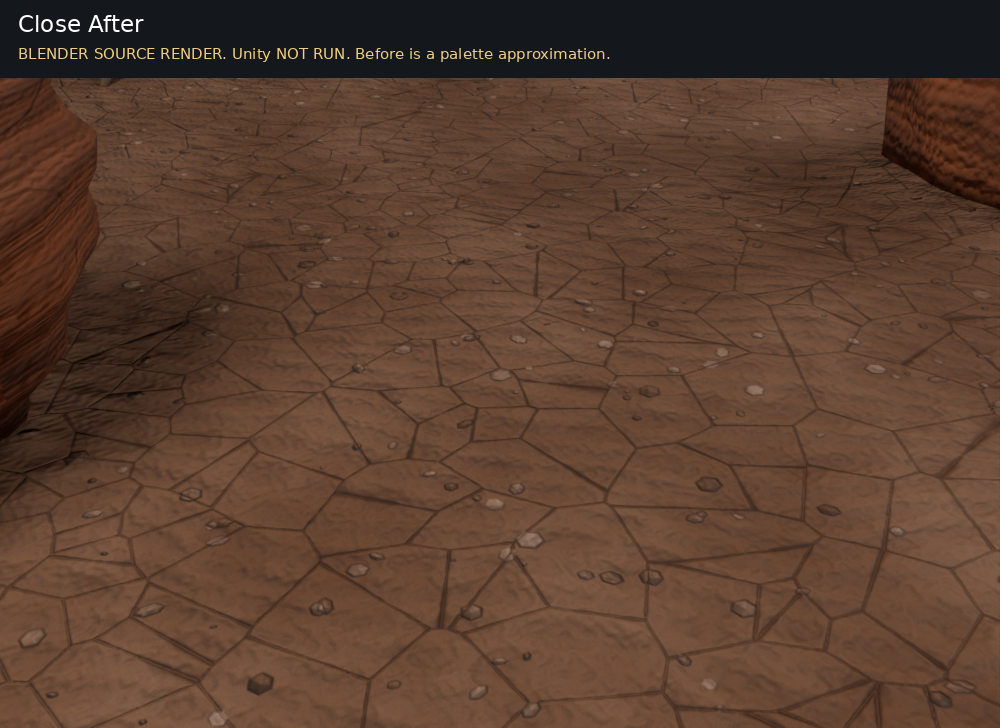
#> input picture Docs/LiveGroundL3/Close_After.png, 1000 x 728 px; its folder holds 2 pictures in this run
$ python label_ground_l3.py
#> lines starting #> are read from the running program, lines starting #| are printed output that depends on the picture
#!/usr/bin/env python3
"""Label original DCC evidence and lay out exact delivered map channels. Not Unity."""
from pathlib import Path
from PIL import Image,ImageDraw,ImageFont
ROOT=Path(__file__).resolve().parents[1];p=ROOT/'Docs/LiveGroundL3';art=ROOT/'Assets/NeonSyndicate/Art/LiveGround/Redspire';font='/usr/share/fonts/truetype/dejavu/DejaVuSans.ttf'
for f in sorted(p.glob('*.png')):
 if f.stem.endswith(('_Before','_After','2x2','4x4')):
  im=Image.open(f);im.load();im=im.convert('RGB')
#> further down, im is the input picture: PIL image 1000x728 RGB; mean R, G, B 89.5, 62.8, 47.5
  if im.height==728:im=im.crop((0,78,im.width,im.height))
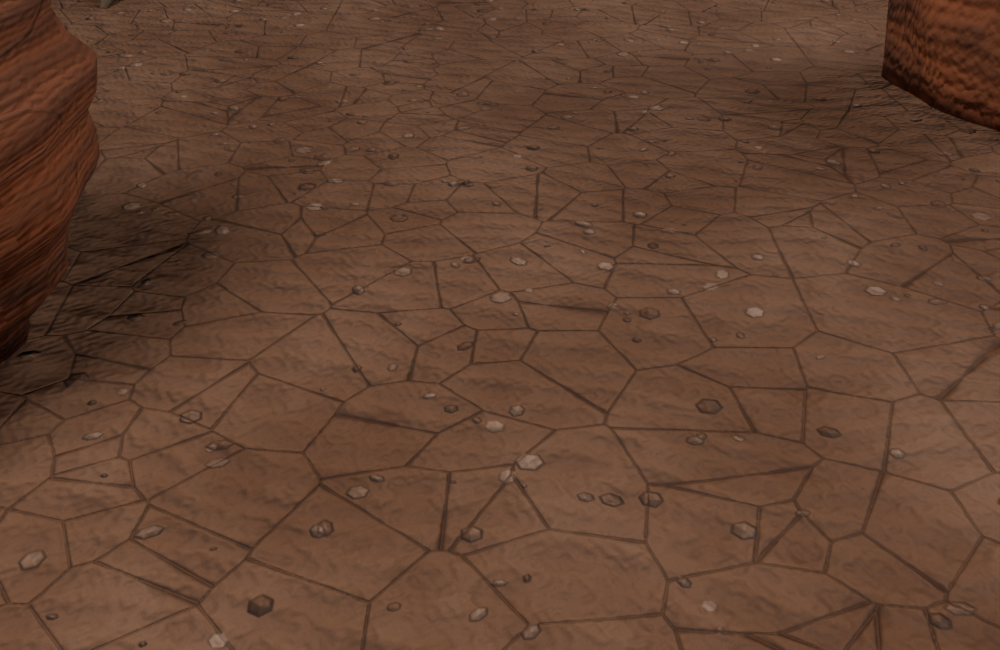
#> im: PIL image 1000x650 RGB; mean R, G, B 97, 66.7, 49.4
  bar=Image.new('RGB',(im.width,im.height+78),(20,24,28));bar.paste(im,(0,78));d=ImageDraw.Draw(bar);d.text((18,10),f.stem.replace('_',' '),fill='white',font=ImageFont.truetype(font,23));d.text((18,45),'BLENDER SOURCE RENDER. Unity NOT RUN. Before is a palette approximation.',fill=(239,205,132),font=ImageFont.truetype(font,15));bar.save(f)
#> after `bar = Image.new('RGB', (im.width, im.height + 78), (20, 24, 28))`:
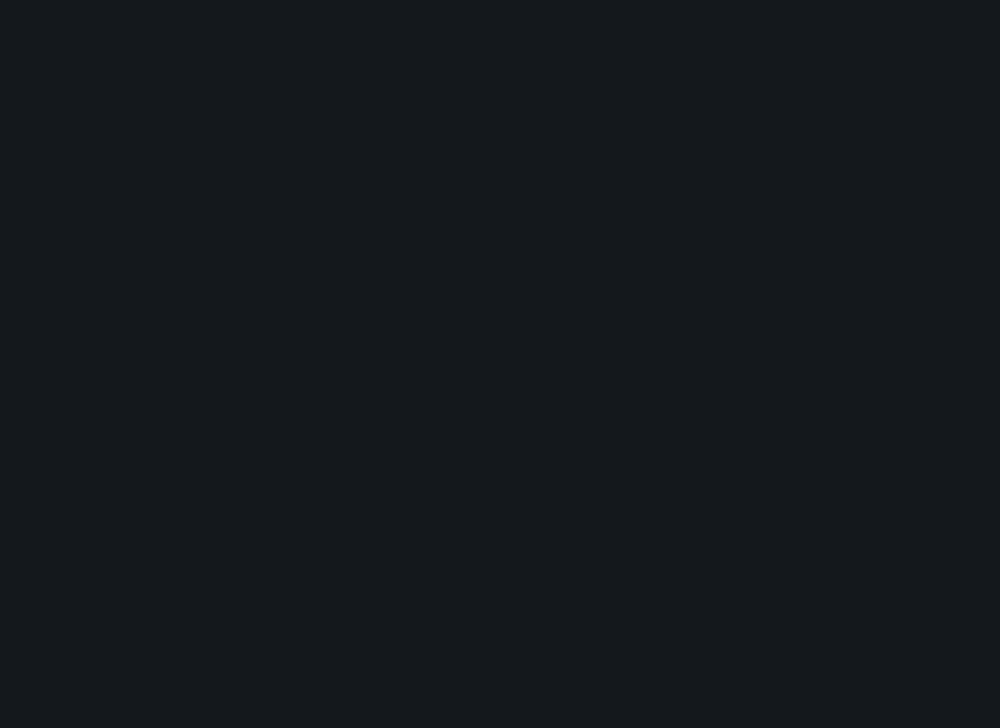
#> bar: PIL image 1000x728 RGB; mean R, G, B 20, 24, 28
#> pass 2 of the loop `for f in sorted(p.glob('*.png')):`:
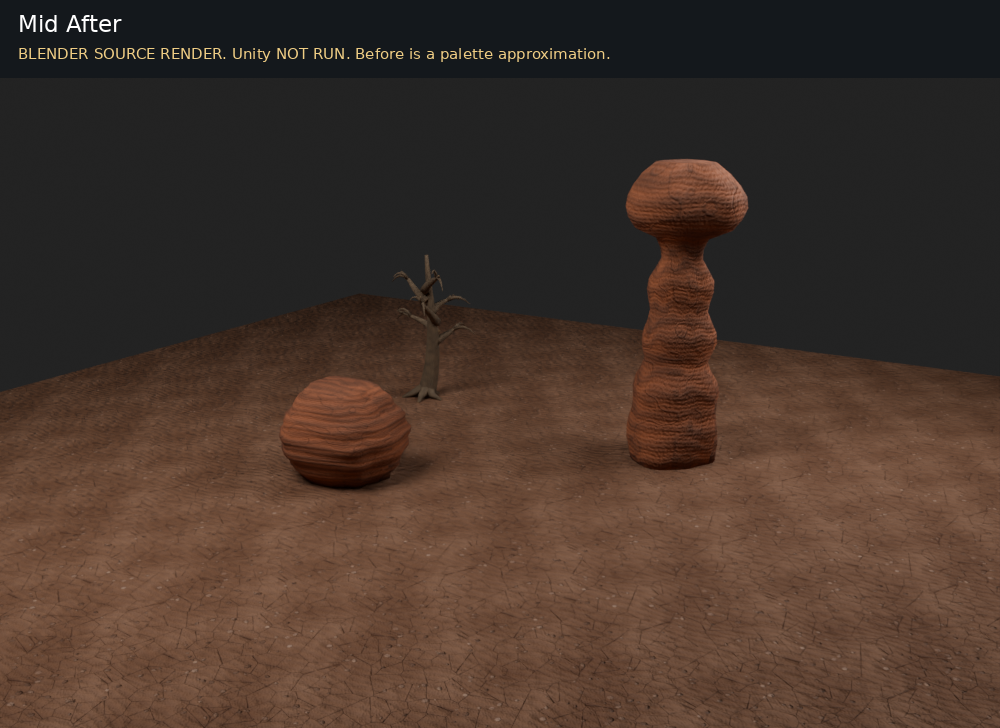
#> input picture Docs/LiveGroundL3/Mid_After.png, 1000 x 728 px
#> im is the input picture: PIL image 1000x728 RGB; mean R, G, B 69, 52.6, 43.5
#> `if im.height==728:im=im.crop((0,78,im.width,im.height))`:
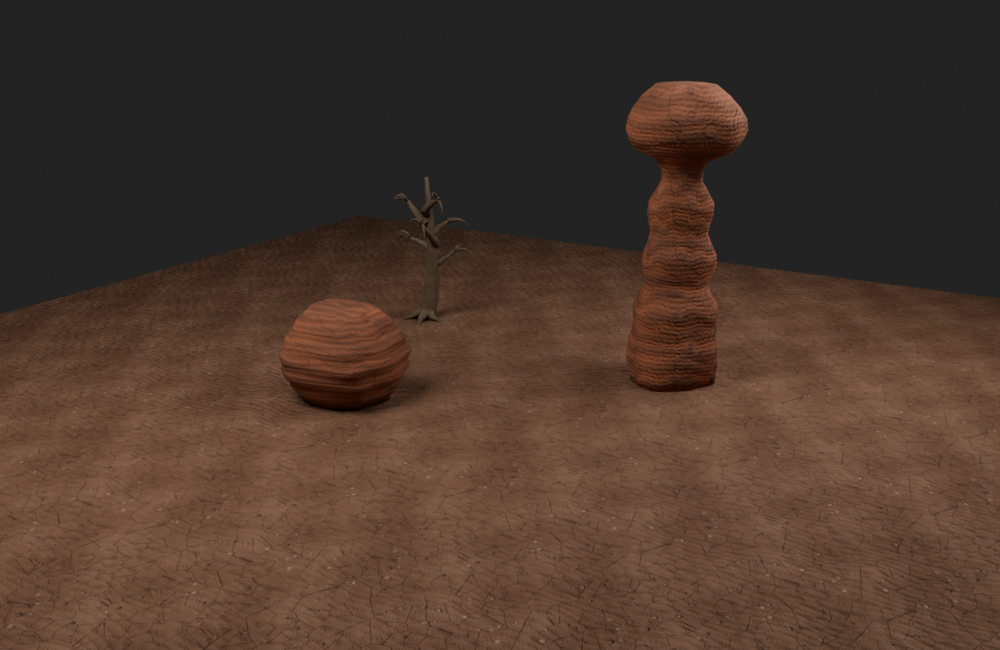
#> im: PIL image 1000x650 RGB; mean R, G, B 74.1, 55.4, 44.8
for distance in ['Close','Mid','Far']:
#> (the run stopped early here; a loop or call above may not have finished)
